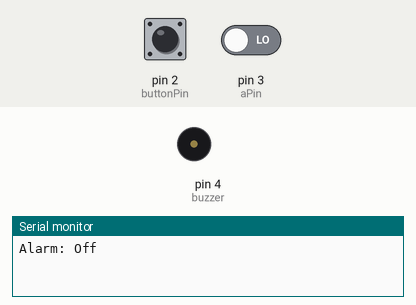
A sketch run on a simulated Arduino Uno, built for the host (arithmetic inside an expression is 32-bit, double 64-bit). Parts: buzzer (waves = sounding), the last lines printed to the serial monitor. The test bench sets the inputs (shaded band); at power-on: pin 2 (buttonPin) LOW, pin 3 (aPin) LOW.

Above: at 4.2 s.
4.3 s: pin 2 (buttonPin) pulled HIGH for 0.15 s
5.9 s: pin 3 (aPin) driven HIGH
At 6.3 s:
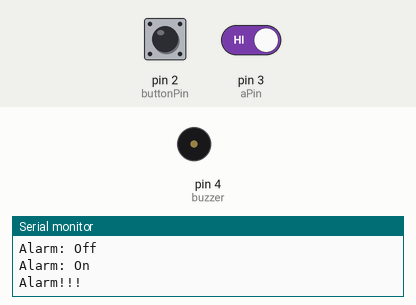
8.9 s: pin 2 (buttonPin) pulled HIGH for 1 s
At 9.5 s:
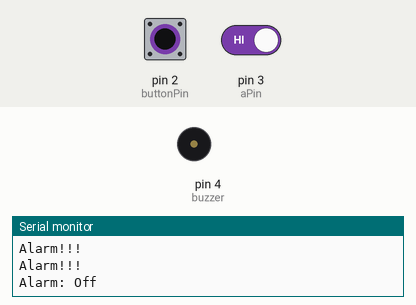
11.4 s: pin 2 (buttonPin) pulled HIGH for 3.2 s
At 11.8 s:
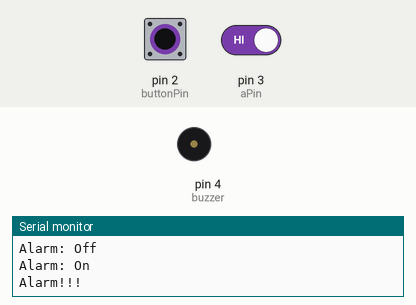
Timing chart, 0 to 17.1 s (numbered marks = the images above; inputs shaded):
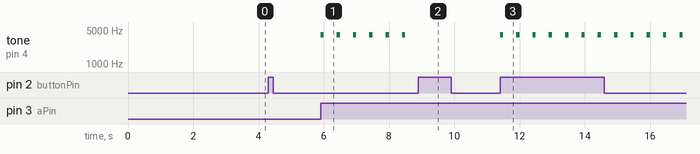

Measured:
- after the input at 5.9 s, tone on pin 4 (buzzer): alternates 4000 Hz for 0.10 s and silent for 0.40 s, starting at once
- after the input at 8.9 s, tone on pin 4 (buzzer): stops changing and stays silent
- after the input at 11.4 s, tone on pin 4 (buzzer): alternates 4000 Hz for 0.10 s and silent for 0.40 s, starting at once

The sketch:

alarm.ino
```cpp
int bState;
int buttonPin = 2;
int aPin = 3;
int count;
int buzzer = 4;

boolean bFlag;
boolean aOn;
boolean aOff;
boolean alarm;
boolean stopFlag;

void setup() {
  delay(3000);
  Serial.begin(9600);
  pinMode(buttonPin, INPUT);
  attachInterrupt(digitalPinToInterrupt(buttonPin), stopAlarm, CHANGE);
  pinMode(aPin, INPUT);

  bFlag = true;
  aOn = true;
  aOff = true;
  alarm = false;
  stopFlag = true;

}

void loop() {
  if(aOff){
    aOff = false;
    Serial.println("Alarm: Off");
    aOn = true;
  }
  while(bMode() && stopFlag){
    if(aOn){
      aOn = false;
      Serial.println("Alarm: On");
      aOff = true;
    }
    alarmState();
    if(alarm){
      Serial.println("Alarm!!!");
      tone(buzzer, 4000,100);
      noTone;
      delay(500);
      tone(buzzer, 4000,100);
      noTone;
      delay(500);

  stopFlag = true;
    }
  }

}

void stopAlarm(){
  //Serial.println("Interrupt");
  alarm = false;
}

boolean alarmState(){
  if(digitalRead(aPin) == HIGH){
    alarm = true;
  }
}

int bMode() {
  bState = digitalRead(buttonPin);
  if (bState == HIGH && bFlag == true) {
    count++;
    if (count >= 2) {
      count = 0;
    }
    bFlag = false;
  }
  else if (bState == LOW && bFlag == false) {
    bFlag = true;
  }
  return count;
}
```
